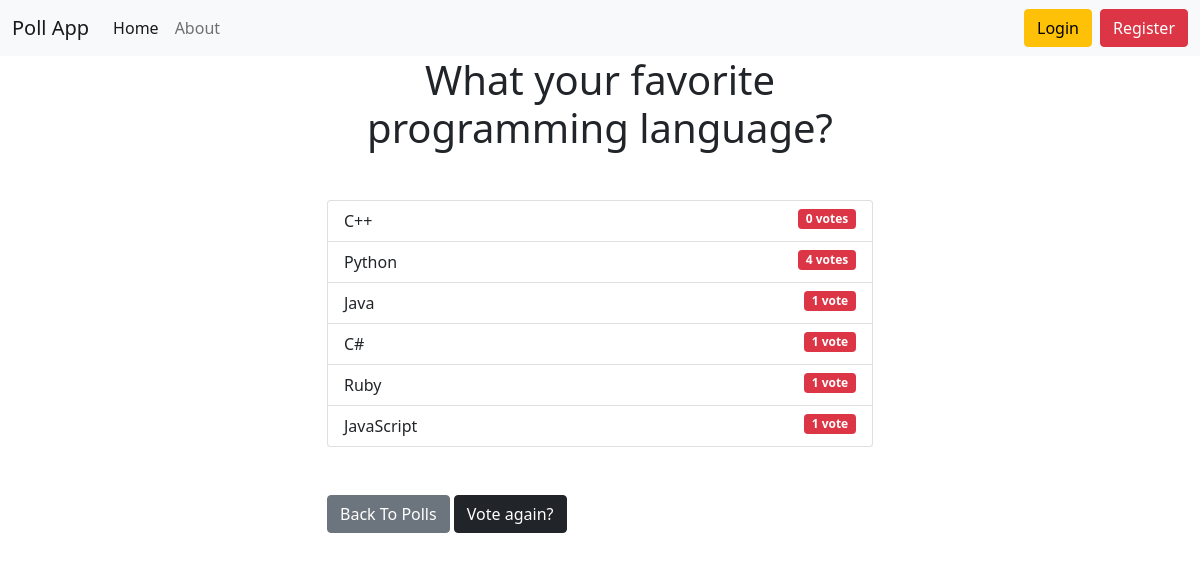
The page /results/2/ on the database as committed earlier.
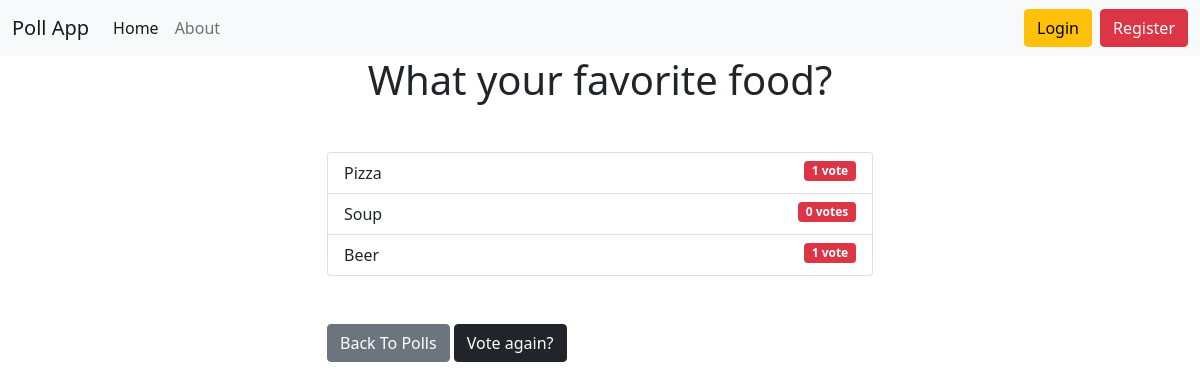
The same page on the database as committed later.
### poll_app/models.py (models this page shows, shortened)
class Question(models.Model):
    question_text = models.CharField(max_length=100)
    created_at = models.DateTimeField(auto_now_add=True)
    is_active = models.BooleanField(default=True)
    class Meta:
        ordering = ['-created_at']

class Choice(models.Model):
    choice_text = models.CharField(max_length=100)
    votes = models.IntegerField(default=0)
    question = models.ForeignKey(Question, on_delete=models.CASCADE)

### poll_app/views.py (the view)
# urls.py: path('results/<int:pk>/', ResultsView.as_view(), name='results'),
class ResultsView(generic.DetailView):
    model = Question
    template_name = 'poll_app/results.html'

### poll_app/templates/poll_app/results.html (shortened to what this page needs)
{% extends 'base.html' %}
{% block content %}
<h1 class="mb-5 text-center">{{ question.question_text }}</h1>
<ul class="list-group mb-5">
	{% for choice in question.choice_set.all %}
	<li class="list-group-item">
		{{ choice.choice_text }}
		<span class="badge bg-danger float-end">{{ choice.votes }} vote{{ choice.votes | pluralize }}</span>
	</li>
	{% endfor %}
</ul>
<a class="btn btn-secondary" href="{% url 'poll_app:home' %}">Back To Polls</a>
<a class="btn btn-dark" href="{% url 'poll_app:detail' question.pk %}">Vote again?</a>
{% endblock %}

### templates/base.html (shortened to what this page needs)
<!DOCTYPE html>
<html lang="en">
<head>
    <link href="https://cdn.jsdelivr.net/npm/bootstrap@5.1.3/dist/css/bootstrap.min.css" rel="stylesheet"
>
</head>
<body>
<nav class="navbar navbar-expand-lg navbar-light bg-light">
    <div class="container-fluid">
        <a class="navbar-brand" href="{% url 'poll_app:home' %}">Poll App</a>
        <div class="collapse navbar-collapse" id="navbarNavAltMarkup">
            <div class="navbar-nav">
                <a class="nav-link active" aria-current="page" href="{% url 'poll_app:home' %}">Home</a>
                <a class="nav-link" href="{% url 'poll_app:about' %}">About</a>
            </div>
        </div>
        {% if request.user.is_authenticated %}
        Welcome, {{ user.username }}
        &ensp;<a class="btn btn-warning" href="{% url 'accounts:logout' %}" type="submit">Logout</a>
        {% else %}
        <a class="btn btn-warning" href="{% url 'accounts:login' %}" type="submit">Login</a>&ensp;
        <a class="btn btn-danger" href="{% url 'accounts:signup' %}" type="submit">Register</a>
        {% endif %}
    </div>
</nav>
<div class="container">
    <div class="row">
        <div class="col-md-6 m-auto">
            {% block content %}
            {% endblock %}
        </div>
    </div>
</div>
</body>
</html>

Rows that differ between the two databases and show on the page:
no longer on this page (row edited): Choice: choice_text "C++", votes "0", votes|pluralize "s"
removed Choice: choice_text "Ruby", votes "1"
removed Choice: choice_text "JavaScript", votes "1"
changed Question: question_text "What your favorite programming language?" → "What your favorite food?"
changed Choice: choice_text "Python" → "Pizza"; votes "4" → "1"; votes|pluralize "s" → (not shown)
changed Choice: choice_text "Java" → "Soup"; votes "1" → "0"; votes|pluralize (not shown) → "s"
changed Choice: choice_text "C#" → "Beer"
